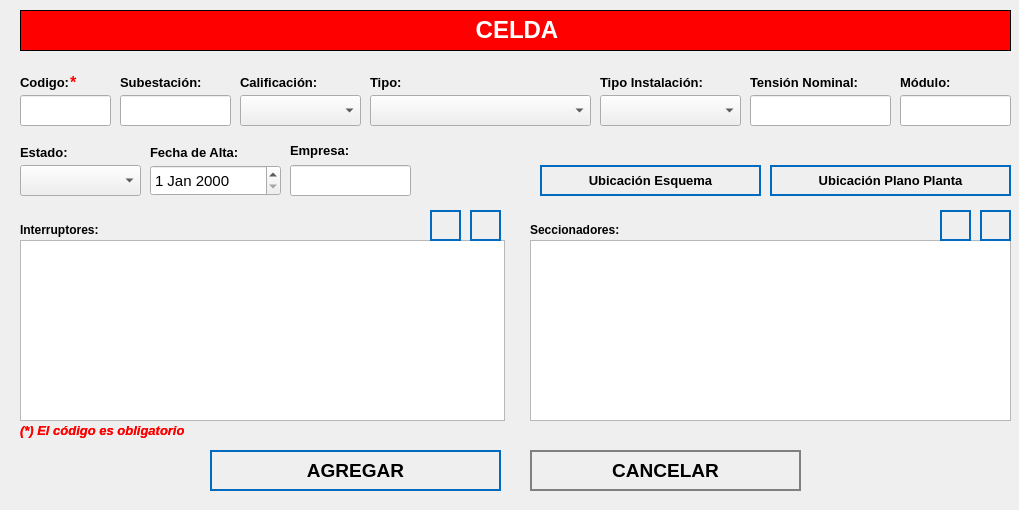
<?xml version="1.0" encoding="UTF-8"?>
<ui version="4.0">
 <class>NewBook</class>
 <widget class="QWidget" name="NewBook">
  <property name="geometry">
   <rect>
    <x>0</x>
    <y>0</y>
    <width>1019</width>
    <height>510</height>
   </rect>
  </property>
  <property name="minimumSize">
   <size>
    <width>912</width>
    <height>510</height>
   </size>
  </property>
  <property name="maximumSize">
   <size>
    <width>1019</width>
    <height>619</height>
   </size>
  </property>
  <property name="windowTitle">
   <string>Nuevo Registro</string>
  </property>
  <property name="styleSheet">
   <string notr="true">QPushButton
{	
	height: 2em;
 	border-style: solid;
	border-width: 2px;
 	border-color: grey;
	font-weight: bold;
}

QPushButton:hover
{
   	background-color:grey;
	color:white;
}</string>
  </property>
  <widget class="QLabel" name="label">
   <property name="geometry">
    <rect>
     <x>20</x>
     <y>10</y>
     <width>991</width>
     <height>41</height>
    </rect>
   </property>
   <property name="font">
    <font>
     <underline>false</underline>
    </font>
   </property>
   <property name="autoFillBackground">
    <bool>false</bool>
   </property>
   <property name="styleSheet">
    <string notr="true">background-color: red;</string>
   </property>
   <property name="frameShape">
    <enum>QFrame::Box</enum>
   </property>
   <property name="text">
    <string>&lt;html&gt;&lt;head/&gt;&lt;body&gt;&lt;p align=&quot;center&quot;&gt;&lt;span style=&quot; font-size:18pt; font-weight:600; color:#ffffff;&quot;&gt;CELDA&lt;/span&gt;&lt;/p&gt;&lt;/body&gt;&lt;/html&gt;</string>
   </property>
  </widget>
  <widget class="QLabel" name="label_autoriza">
   <property name="geometry">
    <rect>
     <x>20</x>
     <y>70</y>
     <width>101</width>
     <height>25</height>
    </rect>
   </property>
   <property name="text">
    <string>&lt;html&gt;&lt;head/&gt;&lt;body&gt;&lt;p&gt;&lt;span style=&quot; font-size:10pt; font-weight:600;&quot;&gt;Codigo:&lt;/span&gt;&lt;/p&gt;&lt;/body&gt;&lt;/html&gt;</string>
   </property>
  </widget>
  <widget class="QLineEdit" name="inputCodigo">
   <property name="geometry">
    <rect>
     <x>20</x>
     <y>95</y>
     <width>91</width>
     <height>31</height>
    </rect>
   </property>
   <property name="font">
    <font>
     <pointsize>12</pointsize>
    </font>
   </property>
   <property name="maxLength">
    <number>15</number>
   </property>
  </widget>
  <widget class="QLineEdit" name="inputNombre">
   <property name="geometry">
    <rect>
     <x>120</x>
     <y>95</y>
     <width>111</width>
     <height>31</height>
    </rect>
   </property>
   <property name="font">
    <font>
     <pointsize>12</pointsize>
    </font>
   </property>
  </widget>
  <widget class="QPushButton" name="addButton">
   <property name="geometry">
    <rect>
     <x>210</x>
     <y>450</y>
     <width>291</width>
     <height>41</height>
    </rect>
   </property>
   <property name="font">
    <font>
     <pointsize>14</pointsize>
     <weight>75</weight>
     <bold>true</bold>
    </font>
   </property>
   <property name="cursor">
    <cursorShape>PointingHandCursor</cursorShape>
   </property>
   <property name="styleSheet">
    <string notr="true">QPushButton
{	
	height: 2em;
 	border-style: solid;
	border-width: 2px;
 	border-color: #0069c0;
	font-weight: bold;
}

QPushButton:hover
{
   	background-color:#0069c0;
	color:white;
}</string>
   </property>
   <property name="text">
    <string>AGREGAR</string>
   </property>
   <property name="icon">
    <iconset>
     <normaloff>../assets/icons/add-icon.png</normaloff>../assets/icons/add-icon.png</iconset>
   </property>
   <property name="iconSize">
    <size>
     <width>30</width>
     <height>30</height>
    </size>
   </property>
   <property name="autoDefault">
    <bool>true</bool>
   </property>
   <property name="default">
    <bool>true</bool>
   </property>
   <property name="flat">
    <bool>true</bool>
   </property>
  </widget>
  <widget class="QPushButton" name="cancelButton">
   <property name="geometry">
    <rect>
     <x>530</x>
     <y>450</y>
     <width>271</width>
     <height>41</height>
    </rect>
   </property>
   <property name="font">
    <font>
     <pointsize>14</pointsize>
     <weight>75</weight>
     <bold>true</bold>
    </font>
   </property>
   <property name="cursor">
    <cursorShape>PointingHandCursor</cursorShape>
   </property>
   <property name="styleSheet">
    <string notr="true">QPushButton
{	
	height: 2em;
 	border-style: solid;
	border-width: 2px;
 	border-color: grey;
	font-weight: bold;
}

QPushButton:hover
{
   	background-color:grey;
	color:white;
}</string>
   </property>
   <property name="text">
    <string>CANCELAR</string>
   </property>
   <property name="icon">
    <iconset>
     <normaloff>../assets/icons/cancel-icon.png</normaloff>../assets/icons/cancel-icon.png</iconset>
   </property>
   <property name="iconSize">
    <size>
     <width>30</width>
     <height>30</height>
    </size>
   </property>
   <property name="autoDefault">
    <bool>true</bool>
   </property>
   <property name="default">
    <bool>true</bool>
   </property>
   <property name="flat">
    <bool>true</bool>
   </property>
  </widget>
  <widget class="QLabel" name="label_aquienVisita">
   <property name="geometry">
    <rect>
     <x>120</x>
     <y>70</y>
     <width>191</width>
     <height>25</height>
    </rect>
   </property>
   <property name="text">
    <string>&lt;html&gt;&lt;head/&gt;&lt;body&gt;&lt;p&gt;&lt;span style=&quot; font-size:10pt; font-weight:600;&quot;&gt;Subestación:&lt;/span&gt;&lt;/p&gt;&lt;/body&gt;&lt;/html&gt;</string>
   </property>
  </widget>
  <widget class="QLabel" name="label_area">
   <property name="geometry">
    <rect>
     <x>600</x>
     <y>70</y>
     <width>141</width>
     <height>25</height>
    </rect>
   </property>
   <property name="text">
    <string>&lt;html&gt;&lt;head/&gt;&lt;body&gt;&lt;p&gt;&lt;span style=&quot; font-size:10pt; font-weight:600;&quot;&gt;Tipo Instalación:&lt;/span&gt;&lt;/p&gt;&lt;/body&gt;&lt;/html&gt;</string>
   </property>
  </widget>
  <widget class="QLabel" name="label_4">
   <property name="geometry">
    <rect>
     <x>20</x>
     <y>220</y>
     <width>191</width>
     <height>21</height>
    </rect>
   </property>
   <property name="text">
    <string>&lt;html&gt;&lt;head/&gt;&lt;body&gt;&lt;p&gt;&lt;span style=&quot; font-size:9pt; font-weight:600;&quot;&gt;Interruptores:&lt;/span&gt;&lt;/p&gt;&lt;/body&gt;&lt;/html&gt;</string>
   </property>
  </widget>
  <widget class="QLabel" name="label_horaSalida">
   <property name="geometry">
    <rect>
     <x>20</x>
     <y>140</y>
     <width>81</width>
     <height>25</height>
    </rect>
   </property>
   <property name="text">
    <string>&lt;html&gt;&lt;head/&gt;&lt;body&gt;&lt;p&gt;&lt;span style=&quot; font-size:10pt; font-weight:600;&quot;&gt;Estado:&lt;/span&gt;&lt;/p&gt;&lt;/body&gt;&lt;/html&gt;</string>
   </property>
  </widget>
  <widget class="QLabel" name="label_motivoVisita">
   <property name="geometry">
    <rect>
     <x>150</x>
     <y>140</y>
     <width>131</width>
     <height>25</height>
    </rect>
   </property>
   <property name="text">
    <string>&lt;html&gt;&lt;head/&gt;&lt;body&gt;&lt;p&gt;&lt;span style=&quot; font-size:10pt; font-weight:600;&quot;&gt;Fecha de Alta:&lt;/span&gt;&lt;/p&gt;&lt;/body&gt;&lt;/html&gt;</string>
   </property>
  </widget>
  <widget class="QLabel" name="label_nota_obligatoria">
   <property name="geometry">
    <rect>
     <x>20</x>
     <y>420</y>
     <width>281</width>
     <height>21</height>
    </rect>
   </property>
   <property name="text">
    <string>&lt;html&gt;&lt;head/&gt;&lt;body&gt;&lt;p&gt;&lt;span style=&quot; font-size:10pt; font-weight:600; font-style:italic; color:#ff0000;&quot;&gt;(*) El código es obligatorio&lt;/span&gt;&lt;/p&gt;&lt;/body&gt;&lt;/html&gt;</string>
   </property>
  </widget>
  <widget class="QLabel" name="ast_aquienvisita">
   <property name="geometry">
    <rect>
     <x>70</x>
     <y>70</y>
     <width>21</width>
     <height>25</height>
    </rect>
   </property>
   <property name="text">
    <string>&lt;html&gt;&lt;head/&gt;&lt;body&gt;&lt;p&gt;&lt;span style=&quot; font-size:12pt; font-weight:600; color:#ff0000;&quot;&gt;*&lt;/span&gt;&lt;/p&gt;&lt;/body&gt;&lt;/html&gt;</string>
   </property>
  </widget>
  <widget class="QLabel" name="label_advertencia_dni">
   <property name="geometry">
    <rect>
     <x>20</x>
     <y>420</y>
     <width>251</width>
     <height>21</height>
    </rect>
   </property>
   <property name="text">
    <string>&lt;html&gt;&lt;head/&gt;&lt;body&gt;&lt;p&gt;&lt;span style=&quot; font-size:10pt; font-weight:600; font-style:italic; color:#ff0000;&quot;&gt;(*) El código es obligatorio&lt;/span&gt;&lt;/p&gt;&lt;/body&gt;&lt;/html&gt;</string>
   </property>
  </widget>
  <widget class="QComboBox" name="cbTipo">
   <property name="geometry">
    <rect>
     <x>370</x>
     <y>95</y>
     <width>221</width>
     <height>31</height>
    </rect>
   </property>
   <property name="font">
    <font>
     <pointsize>12</pointsize>
    </font>
   </property>
   <property name="editable">
    <bool>false</bool>
   </property>
  </widget>
  <widget class="QLabel" name="label_area_2">
   <property name="geometry">
    <rect>
     <x>370</x>
     <y>70</y>
     <width>61</width>
     <height>25</height>
    </rect>
   </property>
   <property name="text">
    <string>&lt;html&gt;&lt;head/&gt;&lt;body&gt;&lt;p&gt;&lt;span style=&quot; font-size:10pt; font-weight:600;&quot;&gt;Tipo:&lt;/span&gt;&lt;/p&gt;&lt;/body&gt;&lt;/html&gt;</string>
   </property>
  </widget>
  <widget class="QComboBox" name="cbInstalacion">
   <property name="geometry">
    <rect>
     <x>600</x>
     <y>95</y>
     <width>141</width>
     <height>31</height>
    </rect>
   </property>
   <property name="font">
    <font>
     <pointsize>12</pointsize>
    </font>
   </property>
   <property name="editable">
    <bool>false</bool>
   </property>
  </widget>
  <widget class="QLabel" name="label_area_3">
   <property name="geometry">
    <rect>
     <x>750</x>
     <y>70</y>
     <width>191</width>
     <height>25</height>
    </rect>
   </property>
   <property name="text">
    <string>&lt;html&gt;&lt;head/&gt;&lt;body&gt;&lt;p&gt;&lt;span style=&quot; font-size:10pt; font-weight:600;&quot;&gt;Tensión Nominal:&lt;/span&gt;&lt;/p&gt;&lt;/body&gt;&lt;/html&gt;</string>
   </property>
  </widget>
  <widget class="QComboBox" name="cbEstado">
   <property name="geometry">
    <rect>
     <x>20</x>
     <y>165</y>
     <width>121</width>
     <height>31</height>
    </rect>
   </property>
   <property name="font">
    <font>
     <pointsize>12</pointsize>
    </font>
   </property>
   <property name="editable">
    <bool>false</bool>
   </property>
  </widget>
  <widget class="QDateEdit" name="inputFecha">
   <property name="geometry">
    <rect>
     <x>150</x>
     <y>165</y>
     <width>131</width>
     <height>31</height>
    </rect>
   </property>
   <property name="font">
    <font>
     <pointsize>11</pointsize>
     <weight>50</weight>
     <bold>false</bold>
    </font>
   </property>
  </widget>
  <widget class="QTableWidget" name="tableInterruptores">
   <property name="geometry">
    <rect>
     <x>20</x>
     <y>240</y>
     <width>485</width>
     <height>181</height>
    </rect>
   </property>
   <property name="autoFillBackground">
    <bool>true</bool>
   </property>
   <property name="lineWidth">
    <number>5</number>
   </property>
   <property name="editTriggers">
    <set>QAbstractItemView::NoEditTriggers</set>
   </property>
   <property name="textElideMode">
    <enum>Qt::ElideLeft</enum>
   </property>
   <attribute name="horizontalHeaderMinimumSectionSize">
    <number>10</number>
   </attribute>
  </widget>
  <widget class="QLabel" name="label_5">
   <property name="geometry">
    <rect>
     <x>530</x>
     <y>220</y>
     <width>111</width>
     <height>21</height>
    </rect>
   </property>
   <property name="text">
    <string>&lt;html&gt;&lt;head/&gt;&lt;body&gt;&lt;p&gt;&lt;span style=&quot; font-size:9pt; font-weight:600;&quot;&gt;Seccionadores:&lt;/span&gt;&lt;/p&gt;&lt;/body&gt;&lt;/html&gt;</string>
   </property>
  </widget>
  <widget class="QLineEdit" name="inputTension">
   <property name="geometry">
    <rect>
     <x>750</x>
     <y>95</y>
     <width>141</width>
     <height>31</height>
    </rect>
   </property>
   <property name="font">
    <font>
     <pointsize>12</pointsize>
    </font>
   </property>
   <property name="inputMask">
    <string/>
   </property>
   <property name="maxLength">
    <number>8</number>
   </property>
  </widget>
  <widget class="QTableWidget" name="tableSeccionadores">
   <property name="geometry">
    <rect>
     <x>530</x>
     <y>240</y>
     <width>481</width>
     <height>181</height>
    </rect>
   </property>
   <property name="autoFillBackground">
    <bool>true</bool>
   </property>
   <property name="lineWidth">
    <number>5</number>
   </property>
   <property name="editTriggers">
    <set>QAbstractItemView::NoEditTriggers</set>
   </property>
   <property name="textElideMode">
    <enum>Qt::ElideLeft</enum>
   </property>
   <attribute name="horizontalHeaderMinimumSectionSize">
    <number>10</number>
   </attribute>
  </widget>
  <widget class="QPushButton" name="btnDeleteInterruptor">
   <property name="geometry">
    <rect>
     <x>470</x>
     <y>210</y>
     <width>31</width>
     <height>31</height>
    </rect>
   </property>
   <property name="font">
    <font>
     <pointsize>12</pointsize>
     <weight>75</weight>
     <bold>true</bold>
    </font>
   </property>
   <property name="cursor">
    <cursorShape>PointingHandCursor</cursorShape>
   </property>
   <property name="styleSheet">
    <string notr="true">QPushButton
{	
	height: 2em;
 	border-style: solid;
	border-width: 2px;
 	border-color: #0069c0;
	font-weight: bold;
}

QPushButton:hover
{
   	background-color:#0069c0;
	color:white;
}</string>
   </property>
   <property name="text">
    <string/>
   </property>
   <property name="icon">
    <iconset>
     <normaloff>../assets/icons/db_negative.png</normaloff>../assets/icons/db_negative.png</iconset>
   </property>
   <property name="iconSize">
    <size>
     <width>30</width>
     <height>30</height>
    </size>
   </property>
   <property name="autoDefault">
    <bool>true</bool>
   </property>
   <property name="default">
    <bool>true</bool>
   </property>
   <property name="flat">
    <bool>true</bool>
   </property>
  </widget>
  <widget class="QPushButton" name="btnDeleteSeccionador">
   <property name="geometry">
    <rect>
     <x>980</x>
     <y>210</y>
     <width>31</width>
     <height>31</height>
    </rect>
   </property>
   <property name="font">
    <font>
     <pointsize>12</pointsize>
     <weight>75</weight>
     <bold>true</bold>
    </font>
   </property>
   <property name="cursor">
    <cursorShape>PointingHandCursor</cursorShape>
   </property>
   <property name="styleSheet">
    <string notr="true">QPushButton
{	
	height: 2em;
 	border-style: solid;
	border-width: 2px;
 	border-color: #0069c0;
	font-weight: bold;
}

QPushButton:hover
{
   	background-color:#0069c0;
	color:white;
}</string>
   </property>
   <property name="text">
    <string/>
   </property>
   <property name="icon">
    <iconset>
     <normaloff>../assets/icons/db_negative.png</normaloff>../assets/icons/db_negative.png</iconset>
   </property>
   <property name="iconSize">
    <size>
     <width>30</width>
     <height>30</height>
    </size>
   </property>
   <property name="autoDefault">
    <bool>true</bool>
   </property>
   <property name="default">
    <bool>true</bool>
   </property>
   <property name="flat">
    <bool>true</bool>
   </property>
  </widget>
  <widget class="QPushButton" name="btnAddInterruptor">
   <property name="geometry">
    <rect>
     <x>430</x>
     <y>210</y>
     <width>31</width>
     <height>31</height>
    </rect>
   </property>
   <property name="font">
    <font>
     <pointsize>12</pointsize>
     <weight>75</weight>
     <bold>true</bold>
    </font>
   </property>
   <property name="cursor">
    <cursorShape>PointingHandCursor</cursorShape>
   </property>
   <property name="styleSheet">
    <string notr="true">QPushButton
{	
	height: 2em;
 	border-style: solid;
	border-width: 2px;
 	border-color: #0069c0;
	font-weight: bold;
}

QPushButton:hover
{
   	background-color:#0069c0;
	color:white;
}</string>
   </property>
   <property name="text">
    <string/>
   </property>
   <property name="icon">
    <iconset>
     <normaloff>../assets/icons/add-icon.png</normaloff>../assets/icons/add-icon.png</iconset>
   </property>
   <property name="iconSize">
    <size>
     <width>30</width>
     <height>30</height>
    </size>
   </property>
   <property name="autoDefault">
    <bool>true</bool>
   </property>
   <property name="default">
    <bool>true</bool>
   </property>
   <property name="flat">
    <bool>true</bool>
   </property>
  </widget>
  <widget class="QPushButton" name="addButton_7">
   <property name="geometry">
    <rect>
     <x>940</x>
     <y>210</y>
     <width>31</width>
     <height>31</height>
    </rect>
   </property>
   <property name="font">
    <font>
     <pointsize>12</pointsize>
     <weight>75</weight>
     <bold>true</bold>
    </font>
   </property>
   <property name="cursor">
    <cursorShape>PointingHandCursor</cursorShape>
   </property>
   <property name="styleSheet">
    <string notr="true">QPushButton
{	
	height: 2em;
 	border-style: solid;
	border-width: 2px;
 	border-color: #0069c0;
	font-weight: bold;
}

QPushButton:hover
{
   	background-color:#0069c0;
	color:white;
}</string>
   </property>
   <property name="text">
    <string/>
   </property>
   <property name="icon">
    <iconset>
     <normaloff>../assets/icons/add-icon.png</normaloff>../assets/icons/add-icon.png</iconset>
   </property>
   <property name="iconSize">
    <size>
     <width>30</width>
     <height>30</height>
    </size>
   </property>
   <property name="autoDefault">
    <bool>true</bool>
   </property>
   <property name="default">
    <bool>true</bool>
   </property>
   <property name="flat">
    <bool>true</bool>
   </property>
  </widget>
  <widget class="QComboBox" name="cbCalificacion">
   <property name="geometry">
    <rect>
     <x>240</x>
     <y>95</y>
     <width>121</width>
     <height>31</height>
    </rect>
   </property>
   <property name="font">
    <font>
     <pointsize>12</pointsize>
    </font>
   </property>
   <property name="editable">
    <bool>false</bool>
   </property>
  </widget>
  <widget class="QLabel" name="label_area_4">
   <property name="geometry">
    <rect>
     <x>240</x>
     <y>70</y>
     <width>111</width>
     <height>25</height>
    </rect>
   </property>
   <property name="text">
    <string>&lt;html&gt;&lt;head/&gt;&lt;body&gt;&lt;p&gt;&lt;span style=&quot; font-size:10pt; font-weight:600;&quot;&gt;Calificación:&lt;/span&gt;&lt;/p&gt;&lt;/body&gt;&lt;/html&gt;</string>
   </property>
  </widget>
  <widget class="QLineEdit" name="inputModulo">
   <property name="geometry">
    <rect>
     <x>900</x>
     <y>95</y>
     <width>111</width>
     <height>31</height>
    </rect>
   </property>
   <property name="font">
    <font>
     <pointsize>12</pointsize>
    </font>
   </property>
   <property name="maxLength">
    <number>30</number>
   </property>
  </widget>
  <widget class="QLabel" name="label_autoriza_2">
   <property name="geometry">
    <rect>
     <x>900</x>
     <y>70</y>
     <width>101</width>
     <height>25</height>
    </rect>
   </property>
   <property name="text">
    <string>&lt;html&gt;&lt;head/&gt;&lt;body&gt;&lt;p&gt;&lt;span style=&quot; font-size:10pt; font-weight:600;&quot;&gt;Módulo:&lt;/span&gt;&lt;/p&gt;&lt;/body&gt;&lt;/html&gt;</string>
   </property>
  </widget>
  <widget class="QPushButton" name="btnEsquema">
   <property name="geometry">
    <rect>
     <x>540</x>
     <y>165</y>
     <width>221</width>
     <height>31</height>
    </rect>
   </property>
   <property name="font">
    <font>
     <pointsize>10</pointsize>
     <weight>75</weight>
     <bold>true</bold>
    </font>
   </property>
   <property name="cursor">
    <cursorShape>PointingHandCursor</cursorShape>
   </property>
   <property name="styleSheet">
    <string notr="true">QPushButton
{	
	height: 2em;
 	border-style: solid;
	border-width: 2px;
 	border-color: #0069c0;
	font-weight: bold;
}

QPushButton:hover
{
   	background-color:#0069c0;
	color:white;
}</string>
   </property>
   <property name="text">
    <string>Ubicación Esquema</string>
   </property>
   <property name="icon">
    <iconset>
     <normaloff>../assets/icons/add-icon.png</normaloff>../assets/icons/add-icon.png</iconset>
   </property>
   <property name="iconSize">
    <size>
     <width>25</width>
     <height>25</height>
    </size>
   </property>
   <property name="autoDefault">
    <bool>true</bool>
   </property>
   <property name="default">
    <bool>true</bool>
   </property>
   <property name="flat">
    <bool>true</bool>
   </property>
  </widget>
  <widget class="QPushButton" name="btnPlano">
   <property name="geometry">
    <rect>
     <x>770</x>
     <y>165</y>
     <width>241</width>
     <height>31</height>
    </rect>
   </property>
   <property name="font">
    <font>
     <pointsize>10</pointsize>
     <weight>75</weight>
     <bold>true</bold>
    </font>
   </property>
   <property name="cursor">
    <cursorShape>PointingHandCursor</cursorShape>
   </property>
   <property name="styleSheet">
    <string notr="true">QPushButton
{	
	height: 2em;
 	border-style: solid;
	border-width: 2px;
 	border-color: #0069c0;
	font-weight: bold;
}

QPushButton:hover
{
   	background-color:#0069c0;
	color:white;
}</string>
   </property>
   <property name="text">
    <string>Ubicación Plano Planta</string>
   </property>
   <property name="icon">
    <iconset>
     <normaloff>../assets/icons/add-icon.png</normaloff>../assets/icons/add-icon.png</iconset>
   </property>
   <property name="iconSize">
    <size>
     <width>25</width>
     <height>25</height>
    </size>
   </property>
   <property name="autoDefault">
    <bool>true</bool>
   </property>
   <property name="default">
    <bool>true</bool>
   </property>
   <property name="flat">
    <bool>true</bool>
   </property>
  </widget>
  <widget class="QLineEdit" name="inputCodEmpresa">
   <property name="geometry">
    <rect>
     <x>290</x>
     <y>165</y>
     <width>121</width>
     <height>31</height>
    </rect>
   </property>
   <property name="font">
    <font>
     <pointsize>12</pointsize>
    </font>
   </property>
   <property name="maxLength">
    <number>5</number>
   </property>
  </widget>
  <widget class="QLabel" name="label_empresa">
   <property name="geometry">
    <rect>
     <x>290</x>
     <y>140</y>
     <width>111</width>
     <height>21</height>
    </rect>
   </property>
   <property name="text">
    <string>&lt;html&gt;&lt;head/&gt;&lt;body&gt;&lt;p&gt;&lt;span style=&quot; font-size:10pt; font-weight:600;&quot;&gt;Empresa:&lt;/span&gt;&lt;/p&gt;&lt;/body&gt;&lt;/html&gt;</string>
   </property>
   <property name="scaledContents">
    <bool>true</bool>
   </property>
  </widget>
 </widget>
 <tabstops>
  <tabstop>inputCodigo</tabstop>
  <tabstop>inputNombre</tabstop>
  <tabstop>addButton</tabstop>
  <tabstop>cancelButton</tabstop>
 </tabstops>
 <resources/>
 <connections/>
</ui>
